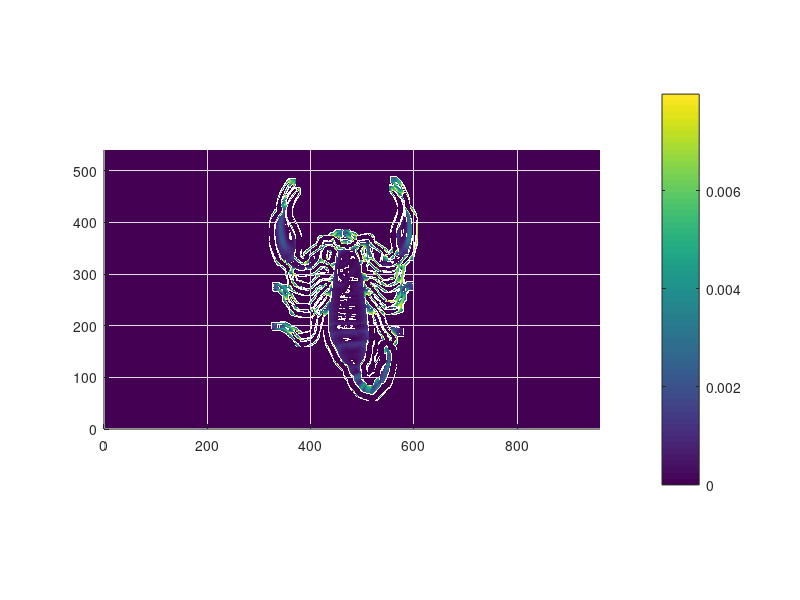

The MATLAB source for this figure:
% =====================================
% \author  Yitian Shao
% \created 11/19/2015 
% 
% Used to display extracted depth image
% =====================================
IMAGE_WIDTH = 960;
IMAGE_HEIGHT =540;

% fileID = fopen('originalMap.txt');
fileID = fopen('modifedMap.txt');
% fileID = fopen('diffX.txt');
% fileID = fopen('diffY.txt');

dataStream = textscan(fileID,repmat('%f',1,IMAGE_WIDTH));
fclose(fileID);

depthMatrix = zeros(IMAGE_HEIGHT,IMAGE_WIDTH);

for i = 1:IMAGE_HEIGHT
    for j = 1:IMAGE_WIDTH
        depthMatrix(i,j) = dataStream{j}(i);
    end
end

%%
figure('Position',[400,200,IMAGE_WIDTH,IMAGE_HEIGHT-26])
surf(depthMatrix,'EdgeColor','none');
view(2);
xlim([0 IMAGE_WIDTH]);
ylim([0 IMAGE_HEIGHT]);
axis equal
colorbar